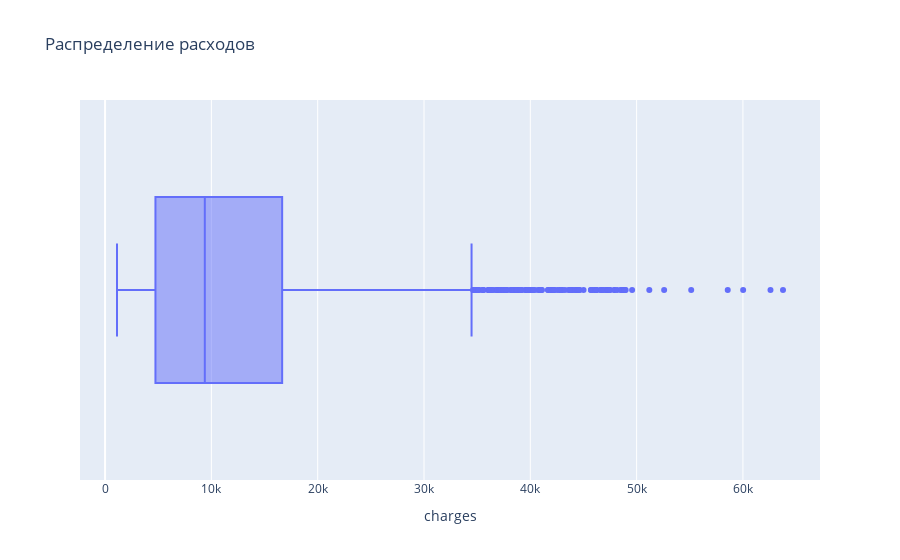

Here is the notebook cell this chart was saved with:
### Code cell
fig = px.box(
    data,
    x = 'charges',
    labels={'salary_in_usd': "зарплата (USD)", 'y': 'Распределение'},
    title='Распределение расходов',
    # marginal='box',
    )

fig.show()

### Figure 1 — Plotly figure (JSON) as saved in the notebook; plotly's stock layout.template omitted (floating-point values rounded to 4 significant figures; data arrays with more than 128 entries replaced by an {"elided": "..."} marker saying what was removed)
{"data": [{"alignmentgroup": "True", "hovertemplate": "charges=%{x}<extra></extra>", "legendgroup": "", "marker": {"color": "#636efa"}, "name": "", "notched": false, "offsetgroup": "", "orientation": "h", "showlegend": false, "type": "box", "x": {"elided": "1338 float values"}, "x0": " ", "xaxis": "x", "y0": " ", "yaxis": "y"}], "layout": {"boxmode": "group", "legend": {"tracegroupgap": 0}, "title": {"text": "Распределение расходов"}, "xaxis": {"anchor": "y", "domain": [0, 1], "title": {"text": "charges"}}, "yaxis": {"anchor": "x", "domain": [0, 1]}}}
